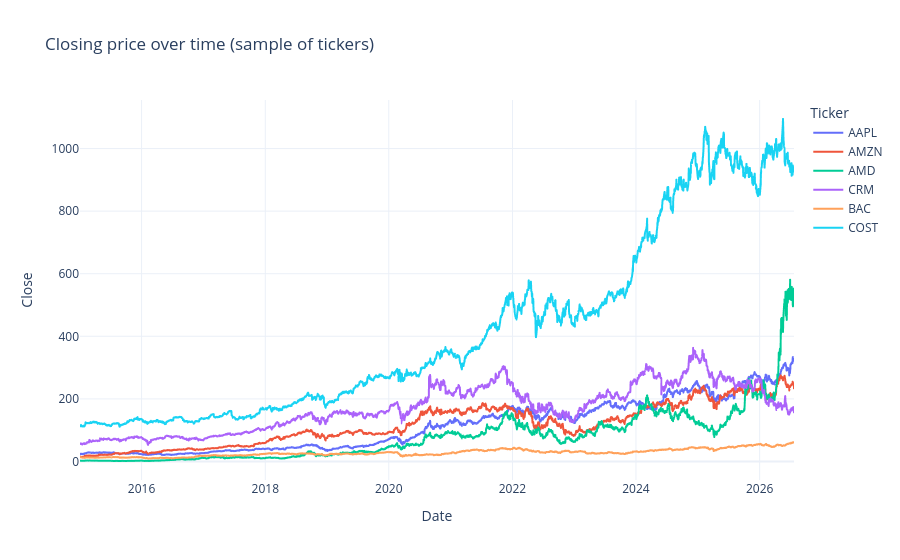

The notebook cell saved with this chart:
### Markdown cell above
## 2. Price trends

### Code cell
sample_tickers = sorted(raw["Ticker"].unique())[:6]
fig = px.line(raw[raw["Ticker"].isin(sample_tickers)], x="Date", y="Close", color="Ticker",
              title="Closing price over time (sample of tickers)")
fig.show()

### Figure 1 — Plotly figure (JSON) as saved in the notebook; plotly's stock layout.template omitted (floating-point values rounded to 4 significant figures; data arrays with more than 128 entries replaced by an {"elided": "..."} marker saying what was removed)
{"data": [{"hovertemplate": "Ticker=AAPL<br>Date=%{x}<br>Close=%{y}<extra></extra>", "legendgroup": "AAPL", "line": {"color": "#636efa", "dash": "solid"}, "marker": {"symbol": "circle"}, "mode": "lines", "name": "AAPL", "showlegend": true, "type": "scattergl", "x": {"elided": "2905 str values"}, "xaxis": "x", "y": {"elided": "2905 float values"}, "yaxis": "y"}, {"hovertemplate": "Ticker=AMZN<br>Date=%{x}<br>Close=%{y}<extra></extra>", "legendgroup": "AMZN", "line": {"color": "#EF553B", "dash": "solid"}, "marker": {"symbol": "circle"}, "mode": "lines", "name": "AMZN", "showlegend": true, "type": "scattergl", "x": {"elided": "2905 str values"}, "xaxis": "x", "y": {"elided": "2905 float values"}, "yaxis": "y"}, {"hovertemplate": "Ticker=AMD<br>Date=%{x}<br>Close=%{y}<extra></extra>", "legendgroup": "AMD", "line": {"color": "#00cc96", "dash": "solid"}, "marker": {"symbol": "circle"}, "mode": "lines", "name": "AMD", "showlegend": true, "type": "scattergl", "x": {"elided": "2905 str values"}, "xaxis": "x", "y": {"elided": "2905 float values"}, "yaxis": "y"}, {"hovertemplate": "Ticker=CRM<br>Date=%{x}<br>Close=%{y}<extra></extra>", "legendgroup": "CRM", "line": {"color": "#ab63fa", "dash": "solid"}, "marker": {"symbol": "circle"}, "mode": "lines", "name": "CRM", "showlegend": true, "type": "scattergl", "x": {"elided": "2905 str values"}, "xaxis": "x", "y": {"elided": "2905 float values"}, "yaxis": "y"}, {"hovertemplate": "Ticker=BAC<br>Date=%{x}<br>Close=%{y}<extra></extra>", "legendgroup": "BAC", "line": {"color": "#FFA15A", "dash": "solid"}, "marker": {"symbol": "circle"}, "mode": "lines", "name": "BAC", "showlegend": true, "type": "scattergl", "x": {"elided": "2905 str values"}, "xaxis": "x", "y": {"elided": "2905 float values"}, "yaxis": "y"}, {"hovertemplate": "Ticker=COST<br>Date=%{x}<br>Close=%{y}<extra></extra>", "legendgroup": "COST", "line": {"color": "#19d3f3", "dash": "solid"}, "marker": {"symbol": "circle"}, "mode": "lines", "name": "COST", "showlegend": true, "type": "scattergl", "x": {"elided": "2905 str values"}, "xaxis": "x", "y": {"elided": "2905 float values"}, "yaxis": "y"}], "layout": {"legend": {"title": {"text": "Ticker"}, "tracegroupgap": 0}, "title": {"text": "Closing price over time (sample of tickers)"}, "xaxis": {"anchor": "y", "domain": [0, 1], "title": {"text": "Date"}}, "yaxis": {"anchor": "x", "domain": [0, 1], "title": {"text": "Close"}}}}
